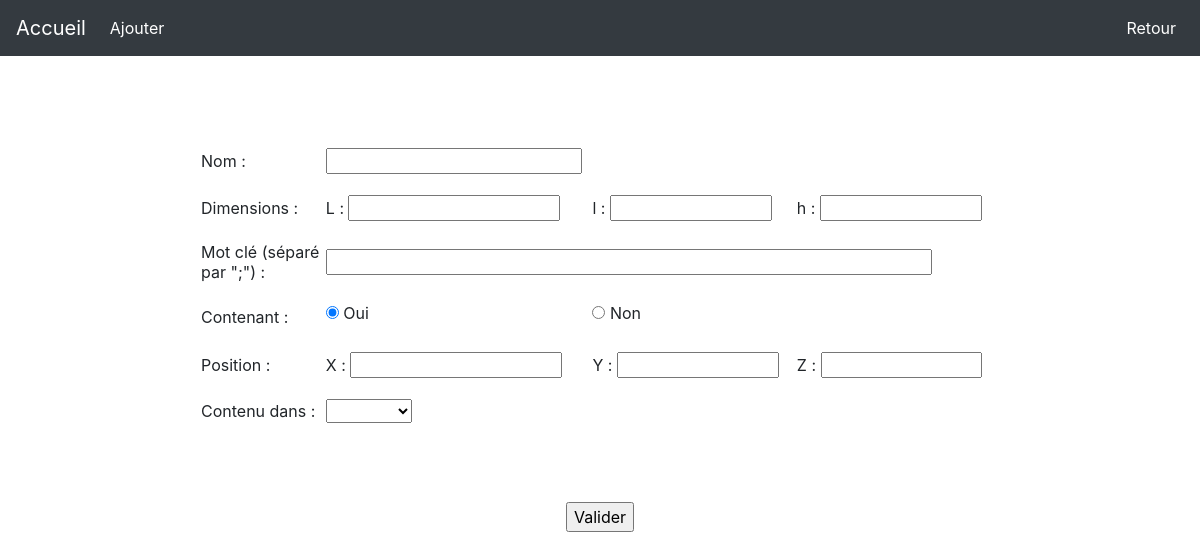
/new.php, run on an earlier commit of the app's database.
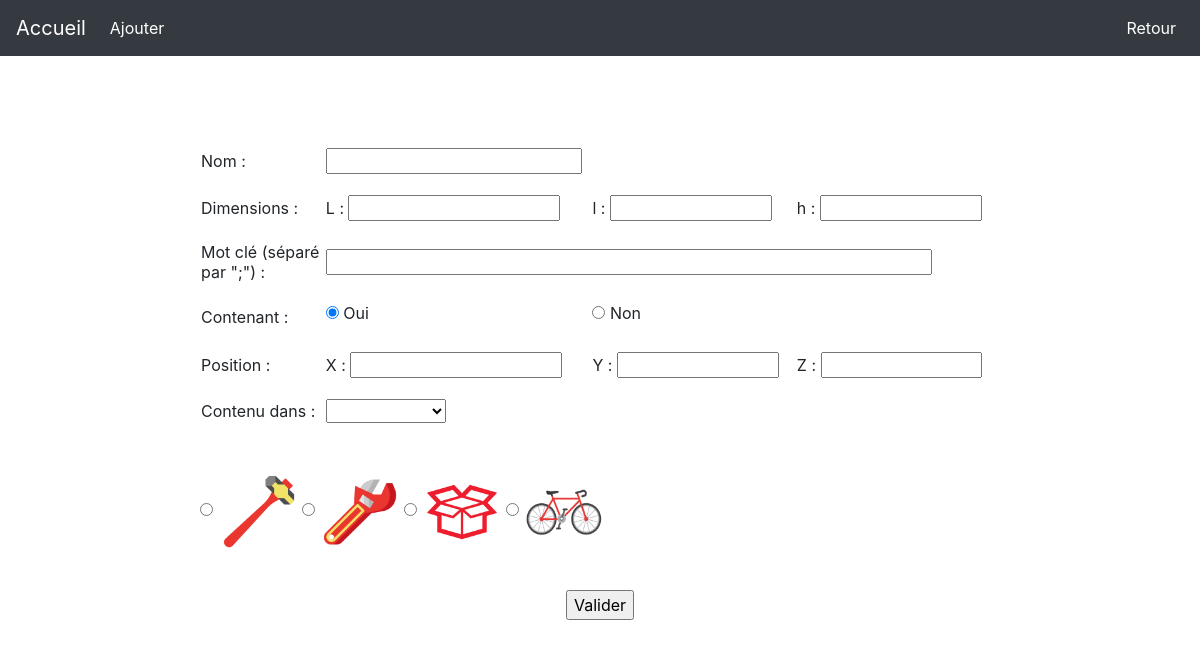
And on a later commit of the database.
### tables this page shows
CREATE TABLE IF NOT EXISTS `image` (
  `id_image` int(11) NOT NULL AUTO_INCREMENT,
  `lien` varchar(2200) NOT NULL,
  PRIMARY KEY (`id_image`)
);

### new.php (the view, shortened to what this page needs)
<html>
<head>
    <link media="screen" rel="stylesheet" href="https://stackpath.bootstrapcdn.com/bootstrap/4.4.1/css/bootstrap.min.css">
    <link rel="stylesheet" href="style.css">
</head>
<body>
    <nav class="navbar navbar-expand-lg navbar-dark bg-dark">
        <div class=" collapse navbar-collapse" id="navbarTogglerDemo01">
            <a class="navbar-brand" href="index.php">Accueil</a>
            <ul class="navbar-nav mr-auto mt-2 mt-lg-0">
                <li class="nav-item active">
                    <a class="nav-link" href="new.php">Ajouter</a>
                </li>
            </ul>
            <ul class="navbar-nav my-2 my-sm-0">
                <li class="nav-item active">
                    <a class="nav-link" href="index.php">Retour</a>
                </li>
            </ul>
        </div>
    </nav>
    <div class="form-container">
        <form method="post" action="traitement.php">
            <br>
            <table>
                <tr>
                    <td>Nom :</td>
                    <td><input type=text name="nom" id="nom" required></td>
                </tr>
                <tr>
                    <td>Dimensions : </td>
                    <td>L : <input type="text" class="InputT" name="L" id="L"></td>
                    <td>l : <input type="text" class="InputT" name="l" id="l"></td>
                    <td>h : <input type="text" class="InputT" name="h" id="h"></td>
                </tr>
                <br><br>
                <tr >
                    <td>Mot clé (séparé par ";") : </td>
                    <td colspan="3"><input type="text" class="keyword" name="keyword" id="keyword" required></td>
                </tr>
                <tr>
                    <td>Contenant : </td>
                    <td>
                        <div>
                            <input type="radio" id="huey" name="containing" value="1" checked required>
                            <label for="huey">Oui</label>
                        </div>
                    </td>
                    <td>
                        <div>
                            <input type="radio" id="dewey" name="containing" value="0" required>
                            <label for="dewey">Non</label>
                        </div>
                    </td>
                </tr>
                <tr>
                    <td>Position : </td>
                    <td>X : <input type="text" class="InputT" name="positionx" id="x"></td>
                    <td>Y : <input type="text" class="InputT" name="positiony" id="y"></td>
                    <td>Z : <input type="text" class="InputT" name="positionz" id="z"></td>
                </tr>
                <tr>
                    <td>Contenu dans : </td>
                    <td>
                        <?php
                        $con = mysqli_connect( "localhost" , "root" , "" , "projetiron" );
                        $req = "Select * from entity where contenant='1';";
                        $Resultat = mysqli_query($con,$req);
                        echo'<select name="contenue" id="pet-select" >';
                        echo'<option value=0 selected> </option>';
                        while (  $ligne = mysqli_fetch_array($Resultat,MYSQLI_ASSOC)  )
                        {
                            echo'<option value="'.$ligne['id_entity'].'">'. $ligne['nom'] .'</option>';
                        }
                        echo'</select>'
                        ?>
                    </td>
                </tr>
            </table>
            <br><br>
                <?php
                $con = mysqli_connect( "localhost" , "root" , "" , "projetiron" );
                $req = "Select * from image;";
                $Resultat = mysqli_query($con,$req);
                while (  $ligne = mysqli_fetch_array($Resultat,MYSQLI_ASSOC)  )
                {
                    echo' <input type="radio" name="image" value="'.$ligne['id_image'].'" id="radio-choice-1" />
                    <label for="radio-choice-1"><img src="image/'.$ligne['lien'].'.png" alt=""  width="80px" height="80px"></label>';
                }
                ?>
            <div id="container-valider">
                <center>
                    <input id="valider" type="submit" value="Valider" onclick="testInput()">
                </center>
            </div>
        </form>
    </div>
</body>
</html>

### style.css (style rules this page uses)
html { background-color: #f8f8f8; }
body { width: 100%; height: 100%; }
div { width: 100%; }
li a { display: block; color: white; text-align: center; padding: 14px 16px; text-decoration: none; }
.InputT { width: 80%; min-width: 160px; }
.keyword { width: 90%; height: 15%; }
.form-container { margin-right: auto; margin-left: auto; max-width: 800px; width: 80%; }
#valider { margin-top: 30px; }
#container-valider { margin-right: auto; margin-left: auto; max-width: 800px; width: 80%; }
td { padding-top: 20px; }

What changed in the data, as far as the page shows it:
added image: lien (picture)
added image: lien (picture)
added image: shows a picture
added image: lien (picture)
